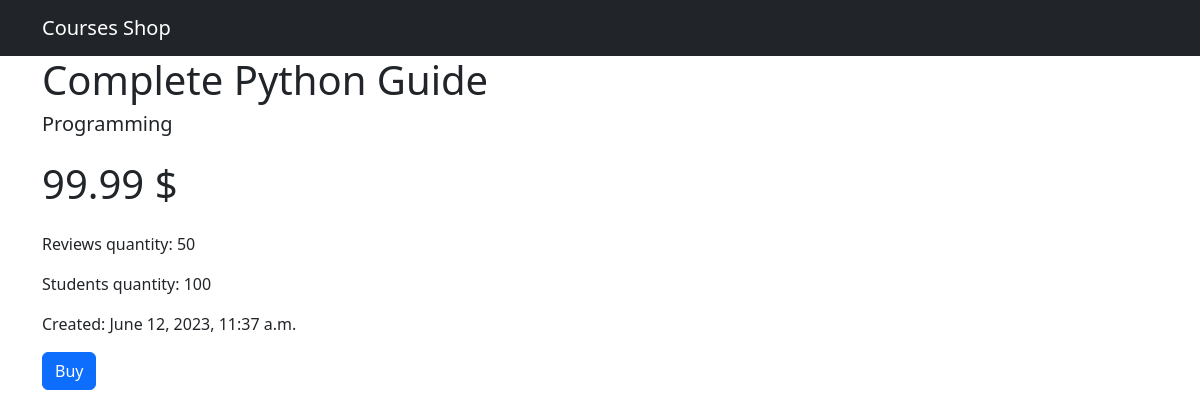
Screenshot of /shop/course/1 with the database file from the repository.
### shop/models.py (models this page shows, shortened)
class Courses(models.Model):
    title = models.CharField(max_length=255)
    price = models.FloatField()
    students_qty = models.IntegerField()
    reviews_qty = models.IntegerField()
    category = models.ForeignKey(Category, on_delete=models.CASCADE)
    created_at = models.DateTimeField(default=timezone.now())

class Category(models.Model):
    title = models.CharField(max_length=255)
    created_at = models.DateTimeField(default=timezone.now())
    def __str__(self):
        return self.title

### shop/views.py (the view)
# urls.py: path('course/<int:course_id>', views.single_course, name='single_course')
def single_course(request, course_id):
    course = get_object_or_404(Courses, pk=course_id)
    return render(request, 'shop/single_course.html', {'course': course})

### templates/shop/single_course.html (shortened to what this page needs)
{% extends 'base.html' %}
{% block content %}
<h1 class="mt-6">{{course.title}}</h1>
<h5>{{course.category}}</h5>
<h1 class="mt-4 mb-4">{{course.price}} $  </h1>
<p>Reviews quantity: {{course.reviews_qty}}</p>
<p>Students quantity: {{course.students_qty}}</p>
<p>Created: {{course.created_at}}</p>
<button class="btn btn-primary">Buy</button>
{% endblock %}

### rows the page displays
Courses: title "Complete Python Guide", category "Programming", price "99.99", reviews_qty "50", students_qty "100", created_at "June 12, 2023, 11:37 a.m."
